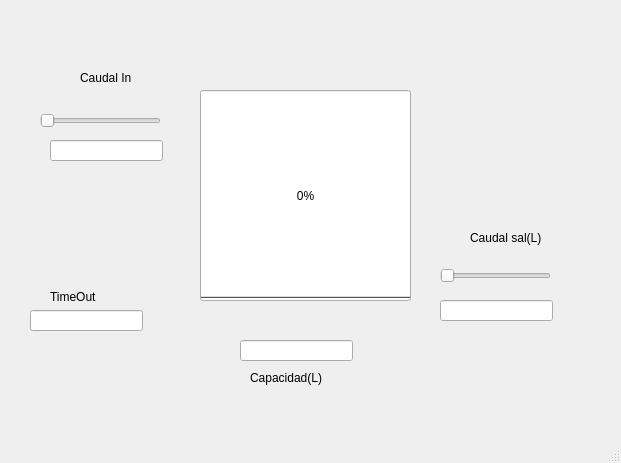
<?xml version="1.0" encoding="UTF-8"?>
<ui version="4.0">
 <class>MainWindow</class>
 <widget class="QMainWindow" name="MainWindow">
  <property name="geometry">
   <rect>
    <x>0</x>
    <y>0</y>
    <width>621</width>
    <height>463</height>
   </rect>
  </property>
  <property name="windowTitle">
   <string>MainWindow</string>
  </property>
  <widget class="QWidget" name="centralwidget">
   <widget class="QLabel" name="label">
    <property name="geometry">
     <rect>
      <x>80</x>
      <y>70</y>
      <width>51</width>
      <height>16</height>
     </rect>
    </property>
    <property name="text">
     <string>Caudal In</string>
    </property>
   </widget>
   <widget class="QLabel" name="label_2">
    <property name="geometry">
     <rect>
      <x>470</x>
      <y>230</y>
      <width>71</width>
      <height>16</height>
     </rect>
    </property>
    <property name="text">
     <string>Caudal sal(L)</string>
    </property>
   </widget>
   <widget class="QProgressBar" name="Tank">
    <property name="geometry">
     <rect>
      <x>200</x>
      <y>90</y>
      <width>211</width>
      <height>211</height>
     </rect>
    </property>
    <property name="maximum">
     <number>5000</number>
    </property>
    <property name="value">
     <number>0</number>
    </property>
    <property name="orientation">
     <enum>Qt::Vertical</enum>
    </property>
   </widget>
   <widget class="QLineEdit" name="lineEditcap">
    <property name="geometry">
     <rect>
      <x>240</x>
      <y>340</y>
      <width>113</width>
      <height>21</height>
     </rect>
    </property>
   </widget>
   <widget class="QLabel" name="label_3">
    <property name="geometry">
     <rect>
      <x>250</x>
      <y>370</y>
      <width>81</width>
      <height>16</height>
     </rect>
    </property>
    <property name="text">
     <string>Capacidad(L)</string>
    </property>
   </widget>
   <widget class="QLineEdit" name="lineEditin">
    <property name="geometry">
     <rect>
      <x>50</x>
      <y>140</y>
      <width>113</width>
      <height>21</height>
     </rect>
    </property>
   </widget>
   <widget class="QLineEdit" name="lineEditout">
    <property name="geometry">
     <rect>
      <x>440</x>
      <y>300</y>
      <width>113</width>
      <height>21</height>
     </rect>
    </property>
   </widget>
   <widget class="QSlider" name="horizontalSliderin">
    <property name="geometry">
     <rect>
      <x>40</x>
      <y>110</y>
      <width>121</width>
      <height>21</height>
     </rect>
    </property>
    <property name="orientation">
     <enum>Qt::Horizontal</enum>
    </property>
   </widget>
   <widget class="QSlider" name="horizontalSliderout">
    <property name="geometry">
     <rect>
      <x>440</x>
      <y>265</y>
      <width>111</width>
      <height>21</height>
     </rect>
    </property>
    <property name="orientation">
     <enum>Qt::Horizontal</enum>
    </property>
   </widget>
   <widget class="QLabel" name="label_4">
    <property name="geometry">
     <rect>
      <x>50</x>
      <y>290</y>
      <width>47</width>
      <height>14</height>
     </rect>
    </property>
    <property name="text">
     <string>TimeOut</string>
    </property>
   </widget>
   <widget class="QLineEdit" name="lineEdittime">
    <property name="geometry">
     <rect>
      <x>30</x>
      <y>310</y>
      <width>113</width>
      <height>21</height>
     </rect>
    </property>
   </widget>
  </widget>
  <widget class="QMenuBar" name="menubar">
   <property name="geometry">
    <rect>
     <x>0</x>
     <y>0</y>
     <width>621</width>
     <height>21</height>
    </rect>
   </property>
  </widget>
  <widget class="QStatusBar" name="statusbar"/>
 </widget>
 <tabstops>
  <tabstop>lineEditcap</tabstop>
  <tabstop>lineEditin</tabstop>
  <tabstop>lineEditout</tabstop>
 </tabstops>
 <resources/>
 <connections/>
</ui>
